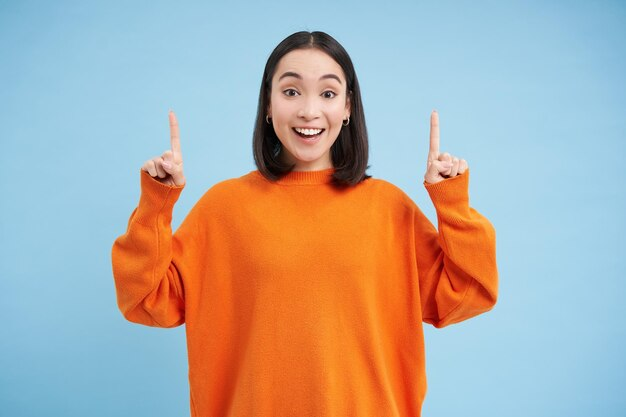
#> input picture Task_1/010.jpg, 626 x 417 px
$ python 1_2_image_save.py
#> lines starting #> are read from the running program, lines starting #| are printed output that depends on the picture
import numpy as np
import cv2

img = cv2.imread('010.jpg')
#> img is the input picture: shape (417, 626, 3); mean B, G, R 164.6, 170.8, 178.2


rimg = cv2.resize(img, (256,256))
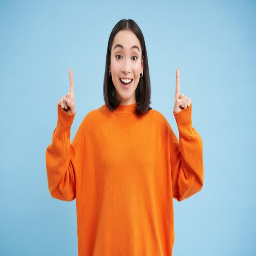
#> rimg: shape (256, 256, 3); mean B, G, R 164.6, 170.7, 178.2

cv2.imwrite('resized_image.jpg',rimg)
